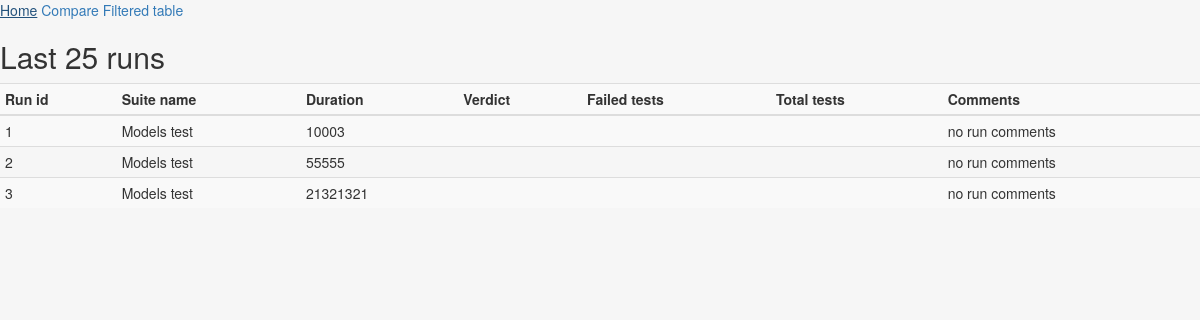
The page / on the database its author committed.
### runscompare/models.py (models this page shows, shortened)
class TestExecution(models.Model):
    run_id = models.CharField(max_length=100, default='0', primary_key=True)
    suite_name = models.CharField(max_length=100, default='Test suite name')
    duration = models.PositiveIntegerField()
    comments = models.CharField(max_length=255, default='no run comments')

### runscompare/views.py (the view)
# urls.py: url(r'^$', views.testexecution),
def testexecution(request):
    context = RequestContext(request)
    query_runs = TestExecution.objects.all()[:25]
    context_dict = {'runs': query_runs}
    return render(request, 'runscompare/testexecution.html', context_dict)

### runscompare/templates/runscompare/testexecution.html
{% extends "runscompare/header.html" %}
{% block content %}
<div class="Container">
    <h2>Last 25 runs</h2>
    <table class="table table-striped table-condensed">
        <thead>
        <colgroup span="1"></colgroup>
        <colgroup span="1"></colgroup>
        <colgroup span="1"></colgroup>
        <colgroup span="1"></colgroup>
        <colgroup span="1"></colgroup>
        <colgroup span="1"></colgroup>
        <colgroup span="1"></colgroup>
        <tr>
            <th colspan="1" scope="colgroup">Run id</th>
            <th colspan="1" scope="colgroup">Suite name</th>
            <th colspan="1" scope="colgroup">Duration</th>
            <th colspan="1" scope="colgroup">Verdict</th>
            <th colspan="1" scope="colgroup">Failed tests</th>
            <th colspan="1" scope="colgroup">Total tests</th>
            <th colspan="1" scope="colgroup">Comments</th>
        </tr>
        </thead>
        <tbody>
        {% for run in runs %}
        <tr>
            <td>{{run.run_id}}</td>
            <td>{{run.suite_name}}</td>
            <td>{{run.duration}}</td>
            <td></td>
            <td></td>
            <td></td>
            <td>{{run.comments}}</td>
        </tr>
        {% endfor %}
        </tbody>
    </table>
</div>
{% endblock %}

### runscompare/templates/runscompare/header.html (shortened to what this page needs)
<!DOCTYPE html>
<html lang="en">
<head>
    {% load staticfiles %}
    <link href="{% static 'runscompare/css/bootstrap.min.css' %}" rel="stylesheet">
</head>
<body class="body" style="background-color:#f6f6f6">
<a href="/">Home</a>
<a href="/comp/">Compare</a>
<a href="/filter/">Filtered table</a>
<div>
    {% block content %}
    {% endblock %}
</div>
</body>
</html>

### rows shown on the page
TestExecution: run_id "1", suite_name "Models test", duration "10003", comments "no run comments"
TestExecution: run_id "2", suite_name "Models test", duration "55555", comments "no run comments"
TestExecution: run_id "3", suite_name "Models test", duration "21321321", comments "no run comments"
